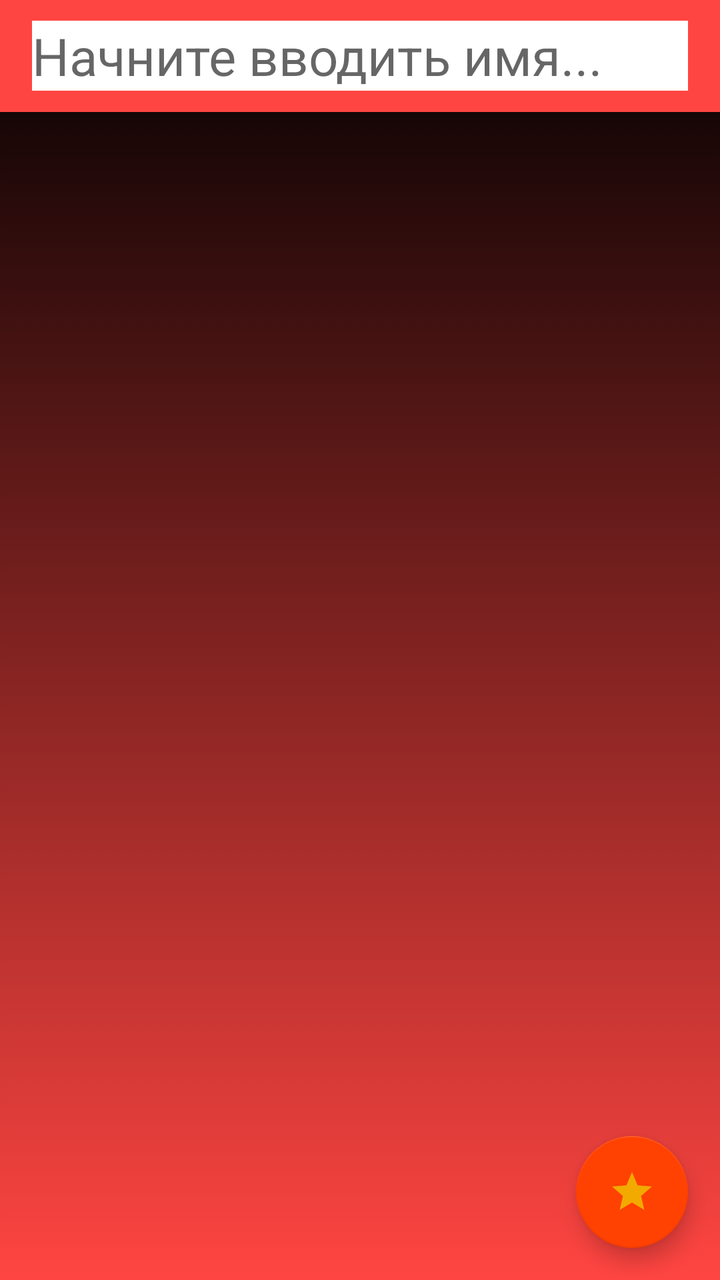
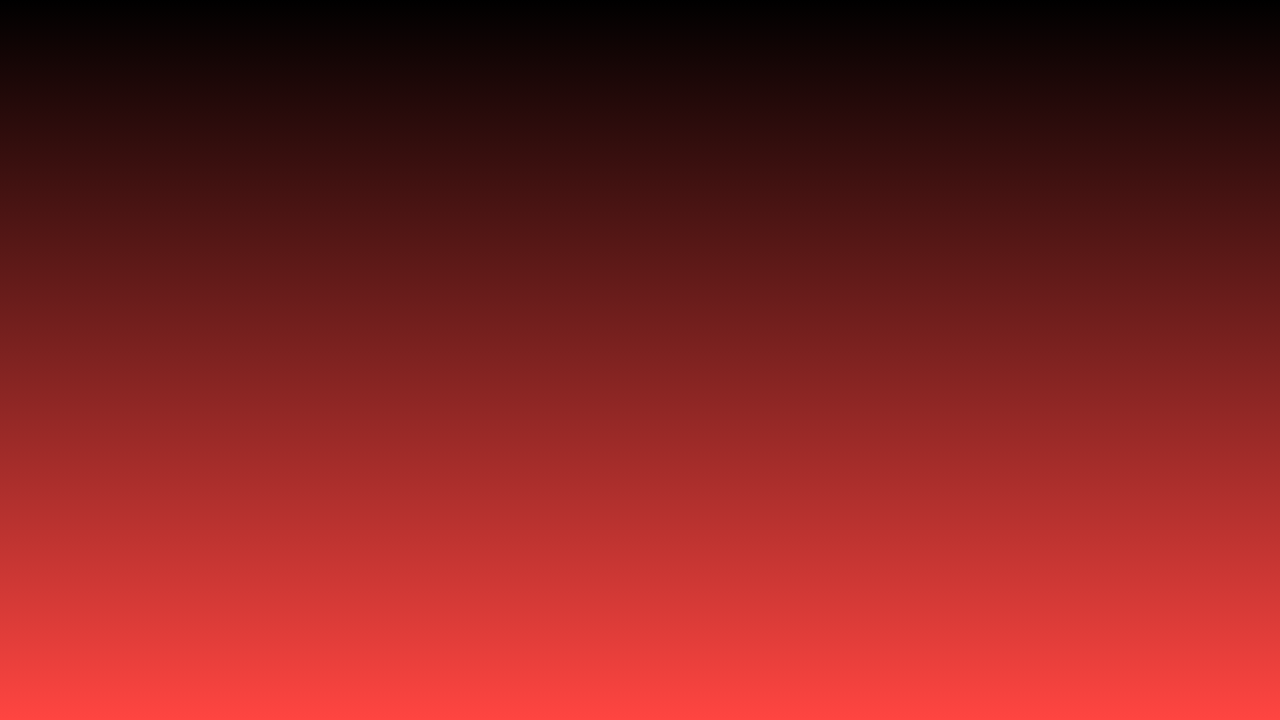

One screen, two layout resources from the same app: the default and the repository's alternative for another configuration. Each is rendered where Android would select it; the XML of both is given below.
<!-- AndroidManifest.xml: application theme AppTheme -->
<!-- res/layout/activity_list.xml -->
<?xml version="1.0" encoding="utf-8"?>
<android.support.design.widget.CoordinatorLayout xmlns:android="http://schemas.android.com/apk/res/android"
    xmlns:app="http://schemas.android.com/apk/res-auto"
    xmlns:tools="http://schemas.android.com/tools"
    android:id="@+id/activity_list"
    android:layout_width="match_parent"
    android:layout_height="match_parent"
    android:background="@drawable/background"
    tools:context="ru.itis.marvel_encyclopedia.activities.ListActivity">

    <android.support.design.widget.AppBarLayout
        android:layout_width="match_parent"
        android:layout_height="?android:actionBarSize">

        <android.support.v7.widget.Toolbar
            android:id="@+id/toolbar"
            android:layout_width="match_parent"
            android:layout_height="match_parent"
            app:layout_scrollFlags="scroll|enterAlways">

            <EditText
                android:layout_marginEnd="16dp"
                android:id="@+id/et_search"
                android:background="@android:color/white"
                android:textSize="26sp"
                android:hint="Начните вводить имя..."
                android:layout_width="match_parent"
                android:layout_height="wrap_content" />

        </android.support.v7.widget.Toolbar>

    </android.support.design.widget.AppBarLayout>

    <RelativeLayout
        android:layout_width="match_parent"
        android:layout_height="match_parent"
        app:layout_behavior="@string/appbar_scrolling_view_behavior">

        <ProgressBar
            android:id="@+id/progressBar"
            style="?android:attr/progressBarStyle"
            android:layout_width="match_parent"
            android:layout_height="wrap_content"
            android:visibility="gone" />

        <android.support.v7.widget.RecyclerView
            android:id="@+id/recycler_view_characters"
            android:layout_width="match_parent"
            android:layout_height="match_parent">

        </android.support.v7.widget.RecyclerView>

        <FrameLayout
            android:id="@+id/main_info"
            android:layout_width="match_parent"
            android:layout_height="match_parent">

        </FrameLayout>

    </RelativeLayout>

    <android.support.design.widget.FloatingActionButton
        android:id="@+id/fab"
        android:src="@drawable/ic_star_black_24dp"
        android:layout_margin="16dp"
        android:layout_width="wrap_content"
        android:layout_height="wrap_content"
        app:fabSize="normal"
        android:layout_gravity="end|bottom"/>

</android.support.design.widget.CoordinatorLayout>
<!-- resources referenced by this layout -->
<resources>
  <!-- drawable background (drawable) -->
  <?xml version="1.0" encoding="utf-8"?>
  <selector xmlns:android="http://schemas.android.com/apk/res/android">
  
      <item>
          <shape>
              <gradient
                  android:startColor="#000000"
                  android:endColor="#FF4541"
                  android:angle="270" />
          </shape>
      </item>
  </selector>
  <!-- drawable ic_star_black_24dp (drawable) -->
  <vector xmlns:android="http://schemas.android.com/apk/res/android"
          android:width="24dp"
          android:height="24dp"
          android:viewportWidth="24.0"
          android:viewportHeight="24.0">
      <path
          android:fillColor="#F2A900"
          android:pathData="M12,17.27L18.18,21l-1.64,-7.03L22,9.24l-7.19,-0.61L12,2 9.19,8.63 2,9.24l5.46,4.73L5.82,21z"/>
  </vector>
  <style name="AppTheme" parent="Theme.AppCompat.Light.DarkActionBar">
          
          <item name="colorPrimary">@color/colorPrimary</item>
          <item name="colorPrimaryDark">@color/colorPrimaryDark</item>
          <item name="colorAccent">@color/colorAccent</item>
          <item name="actionBarStyle">@style/Theme.AppCompat.NoActionBar</item>
          <item name="actionBarSize">0dp</item>
      </style>
  <color name="colorPrimary">#FF4541</color>
  <color name="colorPrimaryDark">#000000</color>
  <color name="colorAccent">#FF4101</color>
</resources>
<!-- res/layout-land/activity_list.xml (the repository's variant of the layout above) -->
<!-- drawn on the phone turned sideways -->
<?xml version="1.0" encoding="utf-8"?>
<LinearLayout xmlns:android="http://schemas.android.com/apk/res/android"
    android:orientation="horizontal" android:layout_width="match_parent"
    android:layout_height="match_parent"
    android:background="@drawable/background">

    <android.support.v7.widget.RecyclerView
        android:id="@+id/recycler_view_characters"
        android:layout_width="match_parent"
        android:layout_height="match_parent"
        android:layout_weight="1">

    </android.support.v7.widget.RecyclerView>


    <FrameLayout
        android:id="@+id/main_info"
        android:layout_width="match_parent"
        android:layout_height="match_parent"
        android:layout_weight="1">

    </FrameLayout>


</LinearLayout>
<!-- resources referenced by the variant -->
<!-- as the phone turned sideways resolves them -->
<resources>
  <!-- drawable background (drawable) -->
  <?xml version="1.0" encoding="utf-8"?>
  <selector xmlns:android="http://schemas.android.com/apk/res/android">
  
      <item>
          <shape>
              <gradient
                  android:startColor="#000000"
                  android:endColor="#FF4541"
                  android:angle="270" />
          </shape>
      </item>
  </selector>
  <style name="AppTheme" parent="Theme.AppCompat.Light.DarkActionBar">
          
          <item name="colorPrimary">@color/colorPrimary</item>
          <item name="colorPrimaryDark">@color/colorPrimaryDark</item>
          <item name="colorAccent">@color/colorAccent</item>
          <item name="actionBarStyle">@style/Theme.AppCompat.NoActionBar</item>
          <item name="actionBarSize">0dp</item>
      </style>
  <color name="colorPrimary">#FF4541</color>
  <color name="colorPrimaryDark">#000000</color>
  <color name="colorAccent">#FF4101</color>
</resources>
